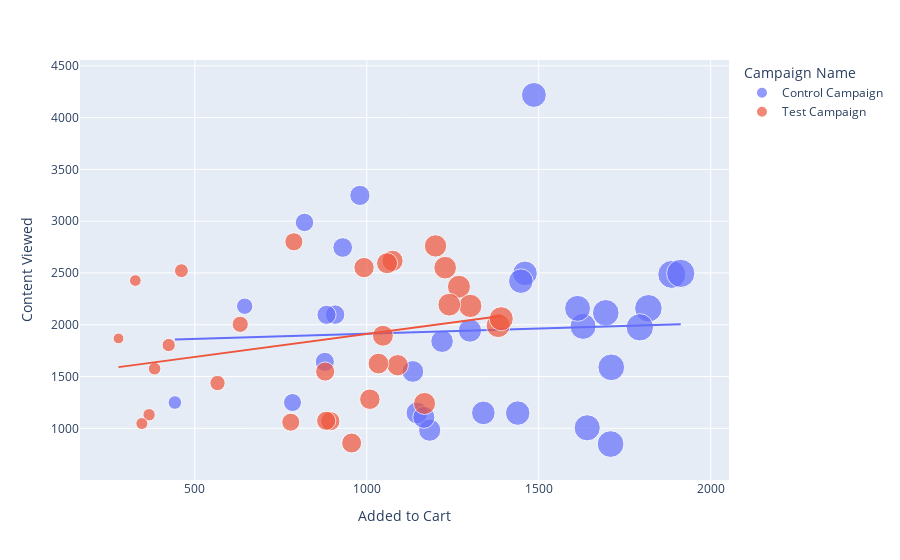

Here is the notebook cell this chart was saved with:
### Markdown cell above
### The relationship between the amount of content viewed and the number of products added to the cart from both campaigns:

### Code cell
fig = px.scatter(data_frame=ab_data,
                x='Added to Cart',
                y='Content Viewed',
                size='Added to Cart',
                color='Campaign Name',
                trendline='ols')
fig.show()

### Figure 1 — Plotly figure (JSON) as saved in the notebook; plotly's stock layout.template omitted (floating-point values rounded to 4 significant figures)
{"data": [{"hovertemplate": "Campaign Name=Control Campaign<br>Added to Cart=%{marker.size}<br>Content Viewed=%{y}<extra></extra>", "legendgroup": "Control Campaign", "marker": {"color": "#636efa", "size": [1819, 1629, 1887, 1439, 1794, 1339, 1641, 1613, 878, 1695, 908, 1219, 1709, 1460, 819, 1913, 1146, 883, 1448, 980, 1711, 1486, 1134, 442, 1183, 1300, 784, 1166, 930, 645], "sizemode": "area", "sizeref": 4.782, "symbol": "circle"}, "mode": "markers", "name": "Control Campaign", "orientation": "v", "showlegend": true, "type": "scatter", "x": [1819, 1629, 1887, 1439, 1794, 1339, 1641, 1613, 878, 1695, 908, 1219, 1709, 1460, 819, 1913, 1146, 883, 1448, 980, 1711, 1486, 1134, 442, 1183, 1300, 784, 1166, 930, 645], "xaxis": "x", "y": [2159, 1984, 2486, 1147, 1975, 1149, 1005, 2158, 1642, 2115, 2098, 1841, 848, 2496, 2988, 2496, 1149, 2096, 2421, 3249, 1589, 4219, 1549, 1249, 982, 1944.0, 1249, 1106, 2746, 2179], "yaxis": "y"}, {"hovertemplate": "<b>OLS trendline</b><br>Content Viewed = 0.100333 * Added to Cart + 1813.36<br>R<sup>2</sup>=0.002764<br><br>Campaign Name=Control Campaign<br>Added to Cart=%{x}<br>Content Viewed=%{y} <b>(trend)</b><extra></extra>", "legendgroup": "Control Campaign", "marker": {"color": "#636efa", "symbol": "circle"}, "mode": "lines", "name": "Control Campaign", "showlegend": false, "type": "scatter", "x": [442, 645, 784, 819, 878, 883, 908, 930, 980, 1134, 1146, 1166, 1183, 1219, 1300, 1339, 1439, 1448, 1460, 1486, 1613, 1629, 1641, 1695, 1709, 1711, 1794, 1819, 1887, 1913], "xaxis": "x", "y": [1858.0, 1878.0, 1892.0, 1896.0, 1901.0, 1902.0, 1904.0, 1907.0, 1912.0, 1927.0, 1928.0, 1930.0, 1932.0, 1936.0, 1944.0, 1948.0, 1958.0, 1959.0, 1960.0, 1962.0, 1975.0, 1977.0, 1978.0, 1983.0, 1985.0, 1985.0, 1993.0, 1996.0, 2003.0, 2005.0], "yaxis": "y"}, {"hovertemplate": "Campaign Name=Test Campaign<br>Added to Cart=%{marker.size}<br>Content Viewed=%{y}<extra></extra>", "legendgroup": "Test Campaign", "marker": {"color": "#EF553B", "size": [894, 424, 1075, 1382, 1391, 779, 1090, 1059, 383, 461, 788, 879, 1047, 278, 367, 632, 327, 1228, 346, 992, 1009, 1168, 1268, 1034, 566, 956, 882, 1301, 1240, 1200], "sizemode": "area", "sizeref": 4.782, "symbol": "circle"}, "mode": "markers", "name": "Test Campaign", "orientation": "v", "showlegend": true, "type": "scatter", "x": [894, 424, 1075, 1382, 1391, 779, 1090, 1059, 383, 461, 788, 879, 1047, 278, 367, 632, 327, 1228, 346, 992, 1009, 1168, 1268, 1034, 566, 956, 882, 1301, 1240, 1200], "xaxis": "x", "y": [1069, 1804, 2617, 1992, 2058, 1059, 1609, 2594, 1576, 2522, 2801, 1548, 1894, 1868, 1131, 2004, 2427, 2551, 1046, 2552, 1281, 1240, 2367, 1625, 1437, 858, 1073, 2182, 2194, 2761], "yaxis": "y"}, {"hovertemplate": "<b>OLS trendline</b><br>Content Viewed = 0.442802 * Added to Cart + 1467.66<br>R<sup>2</sup>=0.066319<br><br>Campaign Name=Test Campaign<br>Added to Cart=%{x}<br>Content Viewed=%{y} <b>(trend)</b><extra></extra>", "legendgroup": "Test Campaign", "marker": {"color": "#EF553B", "symbol": "circle"}, "mode": "lines", "name": "Test Campaign", "showlegend": false, "type": "scatter", "x": [278, 327, 346, 367, 383, 424, 461, 566, 632, 779, 788, 879, 882, 894, 956, 992, 1009, 1034, 1047, 1059, 1075, 1090, 1168, 1200, 1228, 1240, 1268, 1301, 1382, 1391], "xaxis": "x", "y": [1591.0, 1612.0, 1621.0, 1630.0, 1637.0, 1655.0, 1672.0, 1718.0, 1748.0, 1813.0, 1817.0, 1857.0, 1858.0, 1864.0, 1891.0, 1907.0, 1914.0, 1926.0, 1931.0, 1937.0, 1944.0, 1950.0, 1985.0, 1999.0, 2011.0, 2017.0, 2029.0, 2044.0, 2080.0, 2084.0], "yaxis": "y"}], "layout": {"legend": {"itemsizing": "constant", "title": {"text": "Campaign Name"}, "tracegroupgap": 0}, "margin": {"t": 60}, "xaxis": {"anchor": "y", "domain": [0, 1], "title": {"text": "Added to Cart"}}, "yaxis": {"anchor": "x", "domain": [0, 1], "title": {"text": "Content Viewed"}}}}
